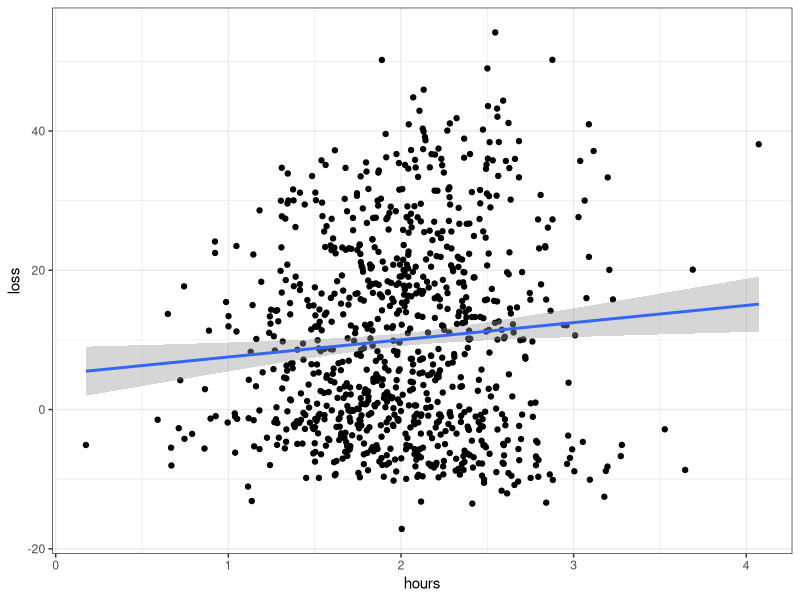

Write the R code that produced this figure.
## ---- chunk 1
library(tidyverse)
## ---- chunk 2
dat <- read_csv('RawData/Treening.csv')

# draw a graph
ggplot(data = dat, aes(x = hours, y = loss)) +
  geom_point()+
  geom_smooth(method = 'lm')+
  theme_bw()
